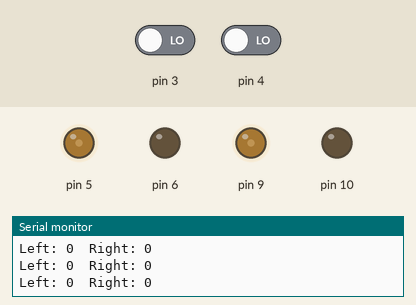
This sketch was run on a simulated Arduino Uno, built with avr-gcc and run on an emulated ATmega328P. Shown: output pins drawn as LEDs (lit = HIGH), the last lines printed to the serial monitor. Inputs (shaded band) come from the test bench; at power-on: pin 3 LOW, pin 4 LOW.

Above: at 1.2 s.
1.3 s: pin 3 driven HIGH
At 1.7 s:
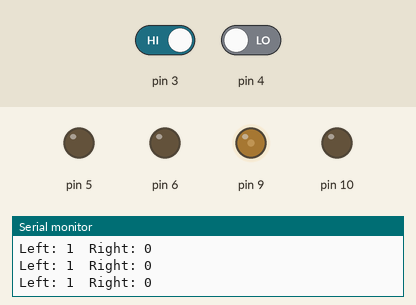
2.8 s: pin 4 driven HIGH
At 4.0 s:
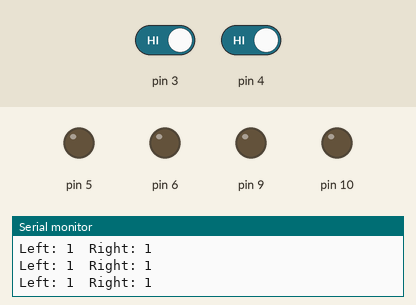
4.3 s: pin 3 driven LOW
At 5.6 s:
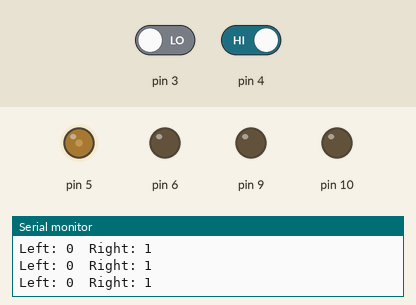
5.9 s: pin 4 driven LOW
At 7.1 s:
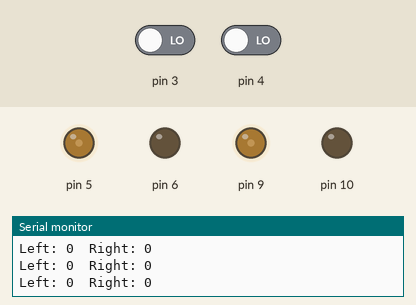
7.7 s: pin 3 driven HIGH
At 8.9 s:
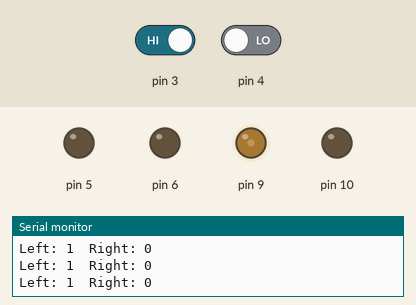
9.2 s: pin 3 driven LOW
At 9.9 s:
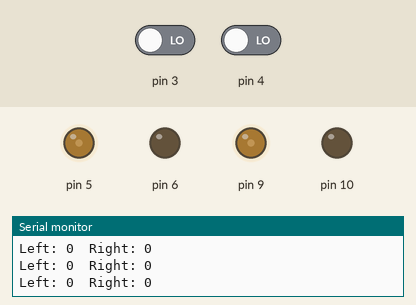
Timing chart, 0 to 11.7 s (numbered marks = the images above; inputs shaded):
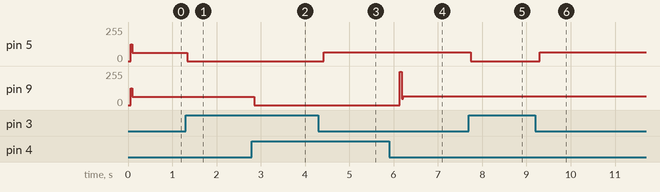

Measured:
- after the input at 1.3 s, pin 5: 63/255 → 0/255 at once
- after the input at 2.8 s, pin 9: 63/255 → 0/255 after 0.06 s
- after the input at 4.3 s, pin 5: 0/255 → 66/255 after 0.12 s
- after the input at 5.9 s, pin 9: 0/255 → 66/255 after 0.24 s
- after the input at 7.7 s, pin 5: 66/255 → 0/255 at once
- after the input at 9.2 s, pin 5: 0/255 → 64/255 after 0.10 s

The sketch:

______________.ino
```cpp
int L, R;
void setup() {
  pinMode(3, INPUT);
  pinMode(4, INPUT);
  Serial.begin(9600);
}

void Stop(){
  analogWrite(5, 0);
  analogWrite(6, 0);
  analogWrite(9, 0);
  analogWrite(10, 0);
}

void forward(int spd){
  analogWrite(5, spd);
  analogWrite(6, 0);
  analogWrite(9, spd);
  analogWrite(10, 0);
  delay(5);
  Stop();
  delay(3);
}


void backward(int spd){
  analogWrite(5, 0);
  analogWrite(6, spd);
  analogWrite(9, 0);
  analogWrite(10, spd);
  delay(5);
  Stop();
  delay(3);
}

void left_turn(int spd){
  analogWrite(5, spd);
  analogWrite(6, 0);
  analogWrite(9, 0);
  analogWrite(10, 0);
  delay(5);
  Stop();
  delay(3);
}

void right_turn(int spd){
  analogWrite(5, 0);
  analogWrite(6, 0);
  analogWrite(9, spd);
  analogWrite(10, 0);
  delay(5);
  Stop();
  delay(3);
}

void loop() {
  L = digitalRead(3);
  R = digitalRead(4);
  Serial.print("Left: ");
  Serial.print(L);
  Serial.print("  Right: ");
  Serial.println(R);
  if(L==1 && R==1)  Stop();
  else if(L==1 && R==0)  right_turn(250);
  else if(L==0 && R==1)  left_turn(250);
  else forward(250);
}
```
